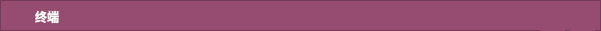
   <widget class="QFrame" name="frame">
    <property name="geometry">
     <rect>
      <x>0</x>
      <y>0</y>
      <width>601</width>
      <height>31</height>
     </rect>
    </property>
    <property name="styleSheet">
     <string notr="true">background:rgb(150, 75, 112)</string>
    </property>
    <property name="frameShape">
     <enum>QFrame::StyledPanel</enum>
    </property>
    <property name="frameShadow">
     <enum>QFrame::Raised</enum>
    </property>
    <widget class="QPushButton" name="pushButton_close">
     <property name="geometry">
      <rect>
       <x>570</x>
       <y>10</y>
       <width>25</width>
       <height>25</height>
      </rect>
     </property>
     <property name="minimumSize">
      <size>
       <width>25</width>
       <height>25</height>
      </size>
     </property>
     <property name="maximumSize">
      <size>
       <width>25</width>
       <height>25</height>
      </size>
     </property>
     <property name="styleSheet">
      <string notr="true">QPushButton{ border:none}
QPushButton:hover{  
	;
	
	background-color: rgb(255, 0, 0);
}
QPushButton:pressed{  
	;
	background-color: rgb(63, 63, 63);
}</string>
     </property>
     <property name="text">
      <string/>
     </property>
     <property name="icon">
      <iconset resource="ico.qrc">
       <normaloff>:/icon/closee.png</normaloff>:/icon/closee.png</iconset>
     </property>
     <property name="iconSize">
      <size>
       <width>20</width>
       <height>20</height>
      </size>
     </property>
    </widget>
    <widget class="QPushButton" name="pushButton_min">
     <property name="geometry">
      <rect>
       <x>540</x>
       <y>10</y>
       <width>25</width>
       <height>25</height>
      </rect>
     </property>
     <property name="minimumSize">
      <size>
       <width>25</width>
       <height>25</height>
      </size>
     </property>
     <property name="maximumSize">
      <size>
       <width>25</width>
       <height>25</height>
      </size>
     </property>
     <property name="styleSheet">
      <string notr="true">QPushButton{ border:none}

QPushButton:hover{
    ;
	color: rgb(0, 0, 0);
	
	background-color: rgb(0, 85, 255);
}
QPushButton:pressed{  
	;
	background-color: rgb(63, 63, 63);
}</string>
     </property>
     <property name="text">
      <string/>
     </property>
     <property name="icon">
      <iconset resource="ico.qrc">
       <normaloff>:/icon/minn.png</normaloff>:/icon/minn.png</iconset>
     </property>
     <property name="iconSize">
      <size>
       <width>20</width>
       <height>20</height>
      </size>
     </property>
    </widget>
    <widget class="QPushButton" name="pushButton_2">
     <property name="enabled">
      <bool>true</bool>
     </property>
     <property name="geometry">
      <rect>
       <x>5</x>
       <y>5</y>
       <width>25</width>
       <height>25</height>
      </rect>
     </property>
     <property name="styleSheet">
      <string notr="true">border:none</string>
     </property>
     <property name="text">
      <string/>
     </property>
     <property name="icon">
      <iconset resource="ico.qrc">
       <normaloff>:/icon/zd_0.png</normaloff>:/icon/zd_0.png</iconset>
     </property>
     <property name="iconSize">
      <size>
       <width>25</width>
       <height>25</height>
      </size>
     </property>
    </widget>
    <widget class="QLabel" name="label">
     <property name="geometry">
      <rect>
       <x>35</x>
       <y>7</y>
       <width>31</width>
       <height>20</height>
      </rect>
     </property>
     <property name="font">
      <font>
       <family>微软雅黑</family>
       <pointsize>9</pointsize>
       <weight>75</weight>
       <bold>true</bold>
      </font>
     </property>
     <property name="styleSheet">
      <string notr="true">color: rgb(255, 255, 255);</string>
     </property>
     <property name="text">
      <string>终端</string>
     </property>
    </widget>
   </widget>
